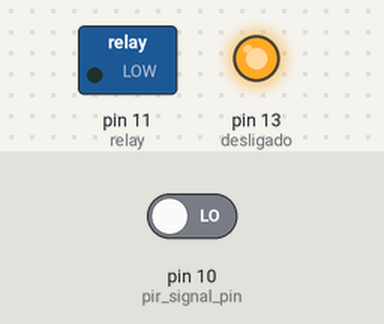
A sketch run on a simulated Arduino Uno, built with avr-gcc and run on an emulated ATmega328P. On the bench: switched loads named in the sketch (green lamp = pin HIGH), output pins drawn as LEDs (lit = HIGH). The test bench sets the inputs (shaded band); at power-on: pin 10 (pir_signal_pin) LOW. What the sketch prints to the serial monitor is not drawn.

Above: at 1.2 s.
1.3 s: pin 10 (pir_signal_pin) driven HIGH
At 1.8 s:
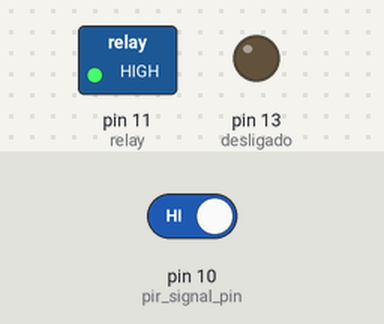
2.8 s: pin 10 (pir_signal_pin) driven LOW
At 4.5 s:
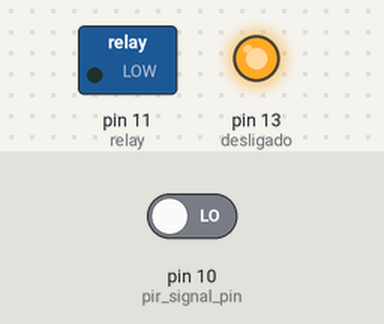
Timing chart, 0 to 6.0 s (numbered marks = the images above; inputs shaded):
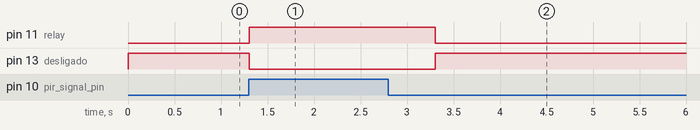

Measured:
- after the input at 1.3 s, pin 11 (relay): LOW → HIGH at once; pin 13 (desligado): HIGH → LOW at once
- after the input at 2.8 s, pin 11 (relay): HIGH → LOW after 0.51 s; pin 13 (desligado): LOW → HIGH after 0.51 s

The sketch:

pri.ino
```cpp
const int pir_signal_pin = 10;
const int relay = 11;
const int desligado = 13;

boolean pir_status;

void setup() {
  pinMode(pir_signal_pin,INPUT);
  pinMode(relay,OUTPUT);
  pinMode(desligado,OUTPUT);
  Serial.begin(9600);
}

void loop() {
  pir_status = digitalRead(pir_signal_pin);
  Serial.println(pir_status);
  if(pir_status == HIGH){
    digitalWrite(relay,HIGH);
    digitalWrite(desligado,LOW);
    delay(1000);
  }
  else{
    digitalWrite(relay,LOW);
    digitalWrite(desligado,HIGH);
  }
}
```
